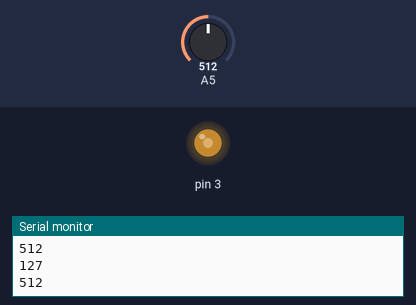
This sketch was run on a simulated Arduino Uno, built with avr-gcc and run on an emulated ATmega328P. Parts: output pins drawn as LEDs (lit = HIGH), the last lines printed to the serial monitor. Inputs (shaded band) come from the test bench; at power-on: A5 = 512.

Above: at 2.8 s.
2.9 s: A5 set to 716
At 6.5 s:
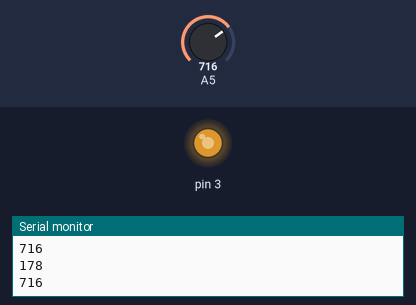
7.5 s: A5 set to 900
At 10.7 s:
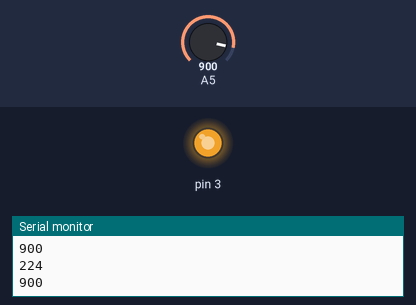
11.5 s: A5 set to 122
At 15.0 s:
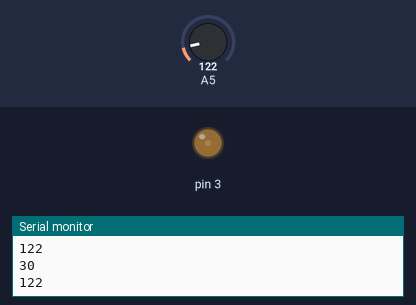
15.5 s: A5 set to 511
At 19.3 s:
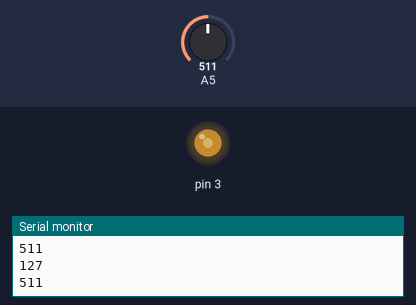
Timing chart, 0 to 20.5 s (numbered marks = the images above; inputs shaded):
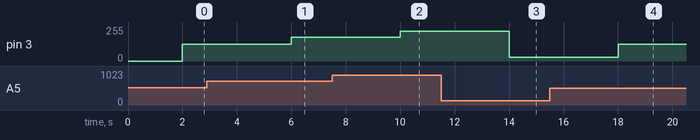

Measured:
- after the input at 2.9 s, pin 3: 127/255 → 178/255 after 3.1 s
- after the input at 7.5 s, pin 3: 178/255 → 224/255 after 2.5 s
- after the input at 11.5 s, pin 3: 224/255 → 30/255 after 2.5 s
- after the input at 15.5 s, pin 3: 30/255 → 127/255 after 2.5 s

The sketch:

Photoresistor-PWM.ino
```cpp
// Im Setup definiere ich einen analogen Input (zum Einlesen des Photoresistors) und einen digitalen Output(zum ein/ausschalten der Leuchtiode)

void setup(){
	pinMode(A5, INPUT);
  pinMode(3, OUTPUT);

  Serial.begin(9600);
}

// im loop lese ich zuerst den photowiederstand ein und wandle den eingelesenen Wert in den wertebereich 0 bis 255 um.
// Danach gebe ich mit analogWrite am pin3 ein PWM Signal aus.
void loop(){

  int measuredLight = analogRead(A5);
  Serial.println(measuredLight);
  delay(2000);
  int lightLevel = map(measuredLight, 0, 1023, 0, 255);
  Serial.println(lightLevel);


  analogWrite(3, lightLevel);

}
  
```
